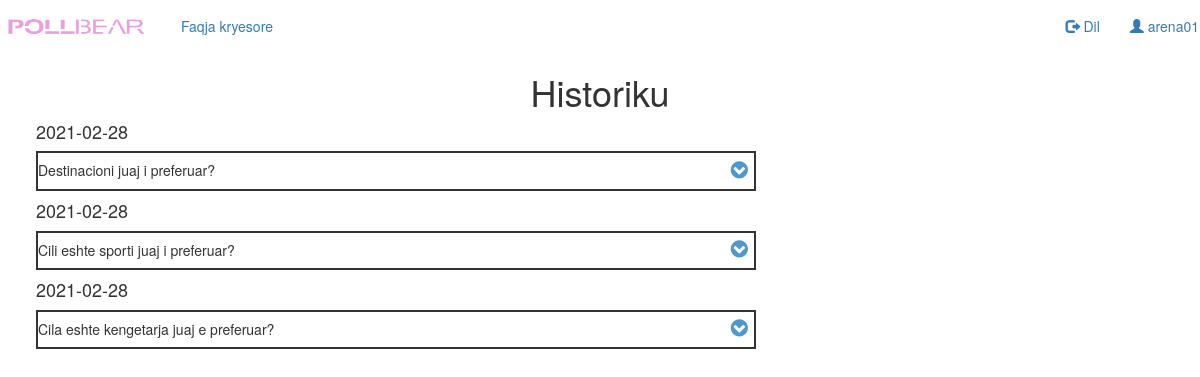
/history.php (signed in), run on the app's committed database.
### tables this page shows
CREATE TABLE `questions` (
  `Pid` int(11) NOT NULL,
  `Qcontent` varchar(1000) NOT NULL,
  `isVerifed` tinyint(1) NOT NULL,
  `is_deleted` int(1) NOT NULL,
  `created_date` date NOT NULL DEFAULT current_timestamp(),
  `Finish_time` date NOT NULL,
  `user_id` int(11) DEFAULT NULL,
  `adm_check` int(1) NOT NULL DEFAULT 0
);

### history.php (the view, shortened to what this page needs)
<?php
include 'includes/database.php';
$uid = $_SESSION['id'];
$result=  $conn->query("SELECT * FROM questions where isVerifed=1   and user_id=$uid ") or die($conn->error);
?>
<html>
  <head>
    <link
      rel="stylesheet"
      href="https://maxcdn.bootstrapcdn.com/bootstrap/3.4.1/css/bootstrap.min.css"
    />
    <link href="css/history.css" rel="stylesheet" type="text/css" />
    <link
      href="https://cdnjs.cloudflare.com/ajax/libs/font-awesome/4.7.0/css/font-awesome.min.css"
      rel="stylesheet"
    />
  </head>
  <body>
  <nav class="navbar avbar-default">
  <div class="container-fluid" style=" padding-left: 0px; padding-right: 0px;">
    <div class="navbar-header">
      <a class="navbar-brand"> <img src="imazhe/logo.png" style="width:150px; height: 40px; margin-top:-6%"> </a>
    </div>
    <ul class="nav navbar-nav">
      <li class="active" ><a href="user.php"> Faqja kryesore</a></li>
    </ul>
    <ul class="nav navbar-nav navbar-right">
      <li><a href="includes/logout-inc.php"><span class="glyphicon glyphicon-log-out"></span> Dil</a></li>
      <li><a href="#"><span class="glyphicon glyphicon-user"></span> <?php echo $_SESSION['username']; ?> </a></li>
    </ul>
  </div>
</nav>
    <center><h1>Historiku</h1></center>
    <?php while($row=$result->fetch_assoc()):
$Pid=$row['Pid'];
?>
    <div class="anketa">
      <div class="data">
        <h4> <?php echo $row['created_date'] ;?></h4>
      </div>
      <div class="histori" id="histori" style="display: inline-block">
        <h5 > <?php echo $row['Qcontent'] ;?> </5>
      <button style="border:none; float:right; margin-top:-4px; background-color:white;color:#4E98D1" onclick="display('<?php echo $Pid ?>')" style="float:right; margin-top:-10px"><i
          class="fa fa-chevron-circle-down"
          aria-hidden="true"
          style="font-size: 20px"
        ></i></button>
        <br />
    </div>
<?php endwhile; ?>
  </body>
</html>

### css/history.css (style rules this page uses)
.histori { width:60%; border-style: solid; border-width: 2px; margin-left: 3%; }
.data { margin-left:3%; }
i { float: right; margin-top:-3.5%; }

### data on the page
questions: created_date "2021-02-28", Qcontent "Destinacioni juaj i preferuar?"
questions: created_date "2021-02-28", Qcontent "Cili eshte sporti juaj i preferuar?"
questions: created_date "2021-02-28", Qcontent "Cila eshte kengetarja juaj e preferuar?"

### other printed values
$_SESSION['username'] "arena01"
